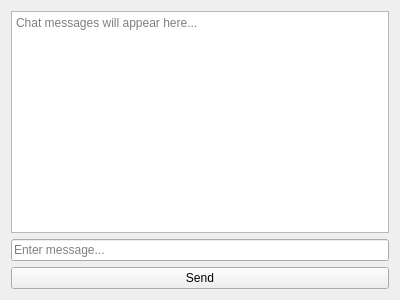
<?xml version="1.0" encoding="UTF-8"?>
<ui version="4.0">
    <class>LoginWindow</class>
    <widget class="QWidget" name="LoginWindow">
        <property name="geometry">
            <rect>
                <x>0</x>
                <y>0</y>
                <width>400</width>
                <height>300</height>
            </rect>
        </property>
        <property name="windowTitle">
            <string>Chat Window</string>
        </property>
        <layout class="QVBoxLayout" name="verticalLayout">
            <item>
                <widget class="QTextBrowser" name="chatBox">
                    <property name="placeholderText">
                        <string>Chat messages will appear here...</string>
                    </property>
                </widget>
            </item>
            <item>
                <widget class="QLineEdit" name="messageInput">
                    <property name="placeholderText">
                        <string>Enter message...</string>
                    </property>
                </widget>
            </item>
            <item>
                <widget class="QPushButton" name="login_button">
                    <property name="text">
                        <string>Send</string>
                    </property>
                </widget>
            </item>
        </layout>
    </widget>
</ui>
